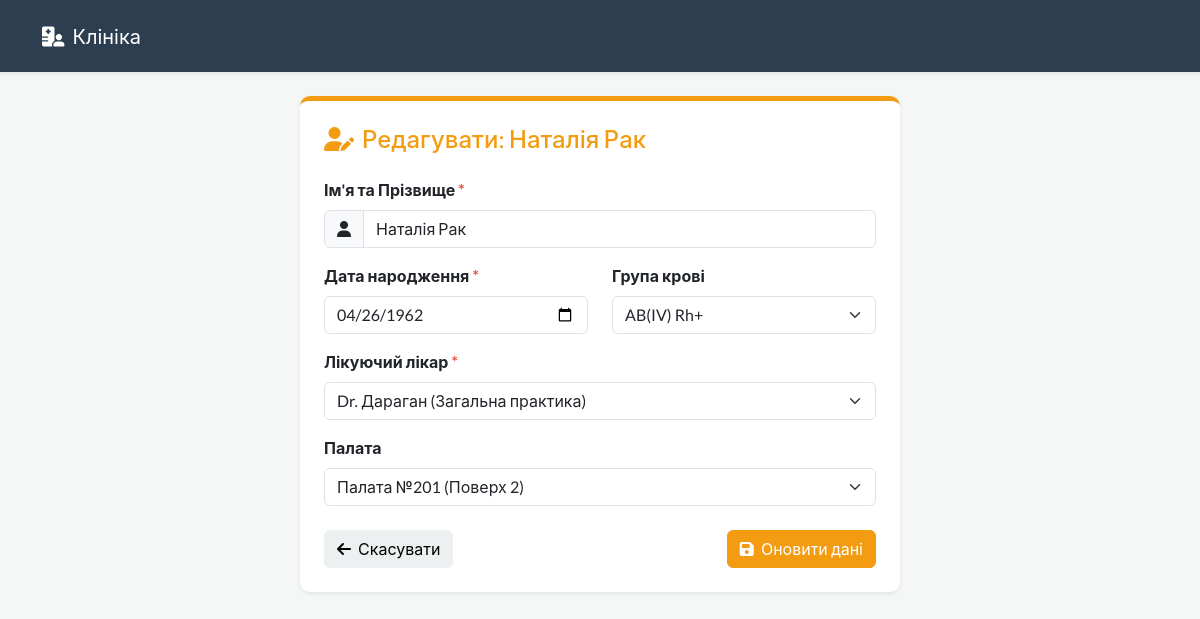
Before: /edit/6 with the older database file.
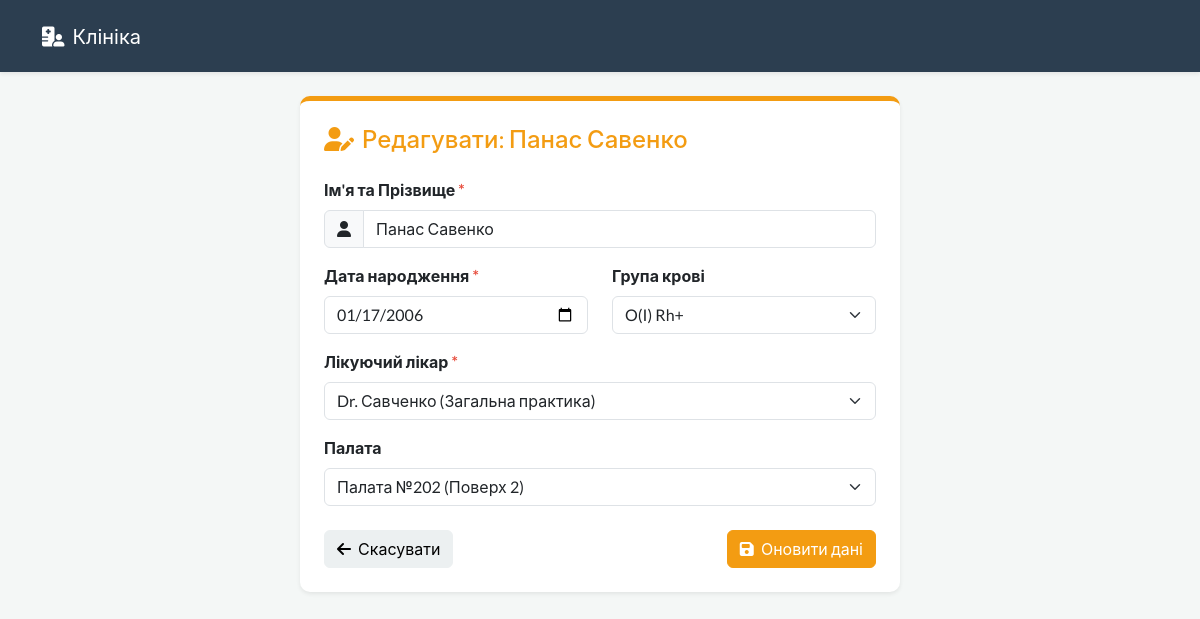
After: the same page with the newer database file.
### hospital_dal/models.py (models this page shows)
class Patient(Base):
    __tablename__ = 'patients'
    id = Column(Integer, primary_key=True, autoincrement=True)
    name = Column(String)
    date_of_birth = Column(Date)
    ward_id = Column(Integer, ForeignKey('wards.id'))
    doctor_id = Column(Integer, ForeignKey('doctors.id'))
    ward = relationship("Ward", back_populates="patients")
    doctor = relationship("Doctor", back_populates="patients")
    medical_record = relationship("MedicalRecord", back_populates="patient", uselist=False, cascade="all, delete-orphan")

class MedicalRecord(Base):
    __tablename__ = 'medical_records'
    id = Column(Integer, primary_key=True, autoincrement=True)
    blood_type = Column(String)
    diagnosis = Column(String)
    allergies = Column(String)
    patient_id = Column(Integer, ForeignKey('patients.id'))
    patient = relationship("Patient", back_populates="medical_record")

class Doctor(Base):
    __tablename__ = 'doctors'
    id = Column(Integer, primary_key=True, autoincrement=True)
    name = Column(String)
    specialization = Column(String)
    patients = relationship("Patient", back_populates="doctor")

### app.py (the view, shortened to what this page needs)
@app.route('/edit/<int:patient_id>', methods=['GET', 'POST'])
def edit_patient(patient_id):
    patient = hospital_service.get_patient_by_id(patient_id)
    doctors = hospital_service.get_available_doctors(patient.doctor_id)
    free_wards = hospital_service.get_free_wards()
    wards_for_dropdown = list(free_wards)
    if patient.ward and patient.ward not in wards_for_dropdown:
        wards_for_dropdown.append(patient.ward)
    return render_template('edit.html', patient=patient, doctors=doctors, wards=wards_for_dropdown, blood_types=BLOOD_TYPES)

### hospital_bll/services.py (called while the page is built)
    def get_patient_by_id(self, patient_id: int):
        return self._data_repo.get_patient_by_id(patient_id)

    def get_free_wards(self):
        return self._data_repo.get_free_wards()

    def get_available_doctors(self, current_doctor_id=None):
        return self._data_repo.get_available_doctors(current_doctor_id)

### hospital_dal/repository.py (called while the page is built)
    def get_patient_by_id(self, patient_id: int):
        return self.session.query(Patient).filter(Patient.id == patient_id).first()

    def get_free_wards(self):
        return self.session.query(Ward).filter(Ward.is_free == True).all()

    def get_available_doctors(self, current_doctor_id=None):
        all_doctors = self.session.query(Doctor).all()
        available_doctors = []
        for doc in all_doctors:
            count = self.session.query(Patient).filter(Patient.doctor_id == doc.id).count()
            if count < 5 or doc.id == current_doctor_id:
                available_doctors.append(doc)
        return available_doctors

### templates/edit.html (shortened to what this page needs)
<!DOCTYPE html>
<html lang="uk">
<head>
    <link href="https://cdn.jsdelivr.net/npm/bootswatch@5.3.0/dist/flatly/bootstrap.min.css" rel="stylesheet">
    <link rel="stylesheet" href="https://cdnjs.cloudflare.com/ajax/libs/font-awesome/6.4.0/css/all.min.css">
</head>
<body>
    <nav class="navbar navbar-expand-lg navbar-dark bg-primary shadow-sm mb-4">
        <div class="container">
            <a class="navbar-brand" href="/"><i class="fas fa-hospital-user me-2"></i>Клініка</a>
        </div>
    </nav>
    <div class="container">
        <div class="card shadow-sm p-4 mb-5">
            <h4 class="mb-4 text-warning"><i class="fas fa-user-edit me-2"></i>Редагувати: {{ patient.name }}</h4>
            <form method="POST" action="/edit/{{ patient.id }}">
                <div class="mb-3">
                    <label class="form-label fw-bold">Ім'я та Прізвище <span class="text-danger">*</span></label>
                    <div class="input-group">
                        <span class="input-group-text"><i class="fas fa-user"></i></span>
                        <input type="text" class="form-control" name="name" value="{{ patient.name }}" required>
                    </div>
                </div>
                <div class="row">
                    <div class="col-md-6 mb-3">
                        <label class="form-label fw-bold">Дата народження <span class="text-danger">*</span></label>
                        <input type="date" class="form-control" name="birth_date" value="{{ patient.date_of_birth }}"
                            max="2026-12-31" required>
                    </div>
                    <div class="col-md-6 mb-3">
                        <label class="form-label fw-bold">Група крові</label>
                        <select class="form-select" name="blood_type">
                            {% for b_type in blood_types %}
                            <option value="{{ b_type }}" {% if patient.medical_record and
                                patient.medical_record.blood_type==b_type %}selected{% endif %}>
                                {{ b_type }}
                            </option>
                            {% endfor %}
                        </select>
                    </div>
                </div>
                <div class="mb-3">
                    <label class="form-label fw-bold">Лікуючий лікар <span class="text-danger">*</span></label>
                    <select class="form-select" name="doctor_id" required>
                        {% for doc in doctors %}
                        <option value="{{ doc.id }}" {% if patient.doctor_id==doc.id %}selected{% endif %}>
                            {{ doc.name }} ({{ doc.specialization }})
                        </option>
                        {% endfor %}
                    </select>
                </div>
                <div class="mb-4">
                    <label class="form-label fw-bold">Палата</label>
                    <select class="form-select" name="ward_id">
                        {% for ward in wards %}
                        <option value="{{ ward.id }}" {% if patient.ward_id==ward.id %}selected{% endif %}>
                            Палата №{{ ward.ward_number }} (Поверх {{ ward.floor }})
                        </option>
                        {% endfor %}
                    </select>
                </div>
                <div class="d-flex justify-content-between">
                    <a href="/" class="btn btn-light"><i class="fas fa-arrow-left me-1"></i> Скасувати</a>
                    <button type="submit" class="btn btn-warning"><i class="fas fa-save me-1"></i> Оновити дані</button>
                </div>
            </form>
        </div>
    </div>
</body>
</html>

Changed rows visible on the page:
no longer on this page (row edited): MedicalRecord: blood_type "AB(IV) Rh+"
changed Patient: name "Наталія Рак" → "Панас Савенко"; birth_date "04/26/1962" → "01/17/2006"; doctor_id "Dr. Дараган (Загальна практика)" → "Dr. Савченко (Загальна практика)"; ward_id "Палата №201 (Поверх 2)" → "Палата №202 (Поверх 2)"
now on this page (row edited): MedicalRecord: blood_type "O(I) Rh+"
